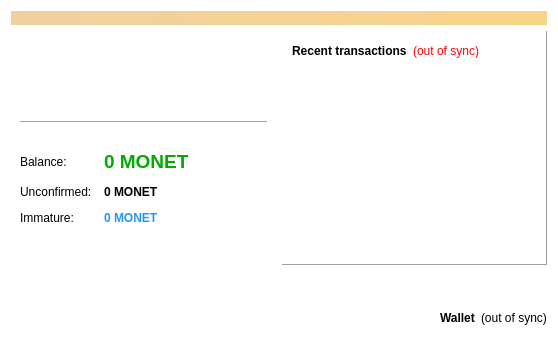
<?xml version="1.0" encoding="UTF-8"?>
<ui version="4.0">
 <class>OverviewPage</class>
 <widget class="QWidget" name="OverviewPage">
  <property name="geometry">
   <rect>
    <x>0</x>
    <y>0</y>
    <width>558</width>
    <height>339</height>
   </rect>
  </property>
  <property name="maximumSize">
   <size>
    <width>16777215</width>
    <height>16777215</height>
   </size>
  </property>
  <property name="windowTitle">
   <string>Form</string>
  </property>
  <property name="windowIcon">
   <iconset resource="../moneta.qrc">
    <normaloff>:/icons/moneta</normaloff>:/icons/moneta</iconset>
  </property>
  <property name="autoFillBackground">
   <bool>false</bool>
  </property>
  <property name="styleSheet">
   <string notr="true">background-color: rgb(255, 255, 255);
alternate-background-color: rgb(255, 255, 255);</string>
  </property>
  <layout class="QVBoxLayout" name="topLayout">
   <item>
    <widget class="QLabel" name="labelAlerts">
     <property name="visible">
      <bool>false</bool>
     </property>
     <property name="styleSheet">
      <string notr="true">background-color: qlineargradient(x1: 0, y1: 0, x2: 1, y2: 0, stop:0 #F0D0A0, stop:1 #F8D488); color:#000000;</string>
     </property>
     <property name="wordWrap">
      <bool>true</bool>
     </property>
     <property name="margin">
      <number>3</number>
     </property>
    </widget>
   </item>
   <item>
    <layout class="QHBoxLayout" name="horizontalLayout" stretch="1,1">
     <item>
      <layout class="QVBoxLayout" name="verticalLayout_2">
       <item>
        <widget class="QFrame" name="frame">
         <property name="autoFillBackground">
          <bool>false</bool>
         </property>
         <property name="styleSheet">
          <string notr="true">background-color: qlineargradient(spread:pad, x1:0.005, y1:0, x2:1, y2:0, stop:0.00402413 rgba(255, 255, 255, 0), stop:0.43863 rgba(0, 188, 255, 0), stop:1 rgba(255, 255, 255, 0));</string>
         </property>
         <property name="frameShape">
          <enum>QFrame::NoFrame</enum>
         </property>
         <property name="frameShadow">
          <enum>QFrame::Raised</enum>
         </property>
         <layout class="QVBoxLayout" name="verticalLayout_4">
          <item>
           <widget class="QLabel" name="label_2">
            <property name="minimumSize">
             <size>
              <width>200</width>
              <height>75</height>
             </size>
            </property>
            <property name="styleSheet">
             <string notr="true">image: url(:/images/res/images/logo.png);
background-color: rgba(255, 255, 255, 0);</string>
            </property>
            <property name="midLineWidth">
             <number>0</number>
            </property>
            <property name="text">
             <string/>
            </property>
            <property name="wordWrap">
             <bool>false</bool>
            </property>
            <property name="margin">
             <number>0</number>
            </property>
            <property name="indent">
             <number>-1</number>
            </property>
            <property name="openExternalLinks">
             <bool>false</bool>
            </property>
           </widget>
          </item>
          <item>
           <widget class="Line" name="line_2">
            <property name="orientation">
             <enum>Qt::Horizontal</enum>
            </property>
           </widget>
          </item>
          <item>
           <spacer name="horizontalSpacer_4">
            <property name="orientation">
             <enum>Qt::Horizontal</enum>
            </property>
            <property name="sizeHint" stdset="0">
             <size>
              <width>40</width>
              <height>20</height>
             </size>
            </property>
           </spacer>
          </item>
          <item>
           <layout class="QFormLayout" name="formLayout_2">
            <property name="fieldGrowthPolicy">
             <enum>QFormLayout::AllNonFixedFieldsGrow</enum>
            </property>
            <property name="horizontalSpacing">
             <number>12</number>
            </property>
            <property name="verticalSpacing">
             <number>12</number>
            </property>
            <item row="0" column="0">
             <widget class="QLabel" name="label">
              <property name="styleSheet">
               <string notr="true">background-color: qlineargradient(spread:pad, x1:0.005, y1:0, x2:1, y2:0, stop:0.00402413 rgba(255, 255, 255, 0), stop:0.43863 rgba(0, 188, 255, 0), stop:1 rgba(255, 255, 255, 0));</string>
              </property>
              <property name="text">
               <string>Balance:</string>
              </property>
             </widget>
            </item>
            <item row="0" column="1">
             <widget class="QLabel" name="labelBalance">
              <property name="font">
               <font>
                <family>Ubuntu</family>
                <pointsize>14</pointsize>
                <weight>75</weight>
                <italic>false</italic>
                <bold>true</bold>
               </font>
              </property>
              <property name="cursor">
               <cursorShape>IBeamCursor</cursorShape>
              </property>
              <property name="toolTip">
               <string>Your current balance</string>
              </property>
              <property name="styleSheet">
               <string notr="true">color: rgb(0, 170, 0);
font: 75 bold 14pt &quot;Ubuntu&quot;;</string>
              </property>
              <property name="text">
               <string notr="true">0 MONET</string>
              </property>
              <property name="textInteractionFlags">
               <set>Qt::LinksAccessibleByMouse|Qt::TextSelectableByKeyboard|Qt::TextSelectableByMouse</set>
              </property>
             </widget>
            </item>
            <item row="1" column="0">
             <widget class="QLabel" name="label_3">
              <property name="styleSheet">
               <string notr="true">background-color: qlineargradient(spread:pad, x1:0.005, y1:0, x2:1, y2:0, stop:0.00402413 rgba(255, 255, 255, 0), stop:0.43863 rgba(0, 188, 255, 0), stop:1 rgba(255, 255, 255, 0));</string>
              </property>
              <property name="text">
               <string>Unconfirmed:</string>
              </property>
             </widget>
            </item>
            <item row="1" column="1">
             <widget class="QLabel" name="labelUnconfirmed">
              <property name="font">
               <font>
                <weight>75</weight>
                <bold>true</bold>
               </font>
              </property>
              <property name="cursor">
               <cursorShape>IBeamCursor</cursorShape>
              </property>
              <property name="toolTip">
               <string>Total of transactions that have yet to be confirmed, and do not yet count toward the current balance</string>
              </property>
              <property name="autoFillBackground">
               <bool>false</bool>
              </property>
              <property name="styleSheet">
               <string notr="true">background-color:  rgba(255, 255, 255, 0);

</string>
              </property>
              <property name="text">
               <string notr="true">0 MONET</string>
              </property>
              <property name="textInteractionFlags">
               <set>Qt::LinksAccessibleByMouse|Qt::TextSelectableByKeyboard|Qt::TextSelectableByMouse</set>
              </property>
             </widget>
            </item>
            <item row="2" column="0">
             <widget class="QLabel" name="labelImmatureText">
              <property name="styleSheet">
               <string notr="true">background-color: qlineargradient(spread:pad, x1:0.005, y1:0, x2:1, y2:0, stop:0.00402413 rgba(255, 255, 255, 0), stop:0.43863 rgba(0, 188, 255, 0), stop:1 rgba(255, 255, 255, 0));</string>
              </property>
              <property name="text">
               <string>Immature:</string>
              </property>
             </widget>
            </item>
            <item row="2" column="1">
             <widget class="QLabel" name="labelImmature">
              <property name="font">
               <font>
                <weight>75</weight>
                <bold>true</bold>
               </font>
              </property>
              <property name="toolTip">
               <string>Mined balance that has not yet matured</string>
              </property>
              <property name="styleSheet">
               <string notr="true">background-color: rgba(255, 255, 255, 0);
color: rgb(32, 151, 255);</string>
              </property>
              <property name="text">
               <string notr="true">0 MONET</string>
              </property>
              <property name="textInteractionFlags">
               <set>Qt::LinksAccessibleByMouse|Qt::TextSelectableByKeyboard|Qt::TextSelectableByMouse</set>
              </property>
             </widget>
            </item>
           </layout>
          </item>
          <item>
           <spacer name="horizontalSpacer_3">
            <property name="orientation">
             <enum>Qt::Horizontal</enum>
            </property>
            <property name="sizeHint" stdset="0">
             <size>
              <width>40</width>
              <height>20</height>
             </size>
            </property>
           </spacer>
          </item>
          <item>
           <spacer name="verticalSpacer">
            <property name="orientation">
             <enum>Qt::Vertical</enum>
            </property>
            <property name="sizeHint" stdset="0">
             <size>
              <width>20</width>
              <height>40</height>
             </size>
            </property>
           </spacer>
          </item>
         </layout>
        </widget>
       </item>
      </layout>
     </item>
     <item>
      <layout class="QVBoxLayout" name="verticalLayout_3">
       <item>
        <widget class="QFrame" name="frame_2">
         <property name="styleSheet">
          <string notr="true">background-color: qlineargradient(spread:pad, x1:0.005, y1:0, x2:1, y2:0, stop:0.00402413 rgba(255, 255, 255, 0), stop:0.43863 rgba(0, 188, 255, 0), stop:1 rgba(255, 255, 255, 0));</string>
         </property>
         <property name="frameShape">
          <enum>QFrame::Panel</enum>
         </property>
         <property name="frameShadow">
          <enum>QFrame::Raised</enum>
         </property>
         <layout class="QVBoxLayout" name="verticalLayout">
          <item>
           <layout class="QHBoxLayout" name="horizontalLayout_2">
            <item>
             <widget class="QLabel" name="label_4">
              <property name="text">
               <string>&lt;b&gt;Recent transactions&lt;/b&gt;</string>
              </property>
             </widget>
            </item>
            <item>
             <widget class="QLabel" name="labelTransactionsStatus">
              <property name="toolTip">
               <string>The displayed information may be out of date. Your wallet automatically synchronizes with the Moneta network after a connection is established, but this process has not completed yet.</string>
              </property>
              <property name="styleSheet">
               <string notr="true">QLabel { color: red; }</string>
              </property>
              <property name="text">
               <string notr="true">(out of sync)</string>
              </property>
              <property name="alignment">
               <set>Qt::AlignRight|Qt::AlignTrailing|Qt::AlignVCenter</set>
              </property>
             </widget>
            </item>
            <item>
             <spacer name="horizontalSpacer">
              <property name="orientation">
               <enum>Qt::Horizontal</enum>
              </property>
              <property name="sizeHint" stdset="0">
               <size>
                <width>40</width>
                <height>20</height>
               </size>
              </property>
             </spacer>
            </item>
           </layout>
          </item>
          <item>
           <widget class="QListView" name="listTransactions">
            <property name="styleSheet">
             <string notr="true">QListView { background: transparent; }</string>
            </property>
            <property name="frameShape">
             <enum>QFrame::NoFrame</enum>
            </property>
            <property name="verticalScrollBarPolicy">
             <enum>Qt::ScrollBarAlwaysOff</enum>
            </property>
            <property name="horizontalScrollBarPolicy">
             <enum>Qt::ScrollBarAlwaysOff</enum>
            </property>
            <property name="selectionMode">
             <enum>QAbstractItemView::NoSelection</enum>
            </property>
           </widget>
          </item>
         </layout>
        </widget>
       </item>
       <item>
        <spacer name="verticalSpacer_2">
         <property name="orientation">
          <enum>Qt::Vertical</enum>
         </property>
         <property name="sizeHint" stdset="0">
          <size>
           <width>20</width>
           <height>40</height>
          </size>
         </property>
        </spacer>
       </item>
       <item>
        <layout class="QHBoxLayout" name="horizontalLayout_4">
         <item>
          <spacer name="horizontalSpacer_2">
           <property name="orientation">
            <enum>Qt::Horizontal</enum>
           </property>
           <property name="sizeHint" stdset="0">
            <size>
             <width>40</width>
             <height>20</height>
            </size>
           </property>
          </spacer>
         </item>
         <item>
          <widget class="QLabel" name="label_5">
           <property name="font">
            <font>
             <weight>75</weight>
             <bold>true</bold>
            </font>
           </property>
           <property name="styleSheet">
            <string notr="true">background-color: qlineargradient(spread:pad, x1:0.005, y1:0, x2:1, y2:0, stop:0.00402413 rgba(255, 255, 255, 0), stop:0.43863 rgba(0, 188, 255, 0), stop:1 rgba(255, 255, 255, 0));</string>
           </property>
           <property name="text">
            <string>Wallet</string>
           </property>
          </widget>
         </item>
         <item>
          <widget class="QLabel" name="labelWalletStatus">
           <property name="toolTip">
            <string>The displayed information may be out of date. Your wallet automatically synchronizes with the Moneta network after a connection is established, but this process has not completed yet.</string>
           </property>
           <property name="autoFillBackground">
            <bool>false</bool>
           </property>
           <property name="styleSheet">
            <string notr="true">background-color: qlineargradient(spread:pad, x1:0.005, y1:0, x2:1, y2:0, stop:0.00402413 rgba(255, 255, 255, 0), stop:0.43863 rgba(0, 188, 255, 0), stop:1 rgba(255, 255, 255, 0));</string>
           </property>
           <property name="text">
            <string notr="true">(out of sync)</string>
           </property>
           <property name="alignment">
            <set>Qt::AlignLeading|Qt::AlignLeft|Qt::AlignVCenter</set>
           </property>
          </widget>
         </item>
        </layout>
       </item>
      </layout>
     </item>
    </layout>
   </item>
  </layout>
 </widget>
 <resources>
  <include location="../moneta.qrc"/>
 </resources>
 <connections/>
</ui>
